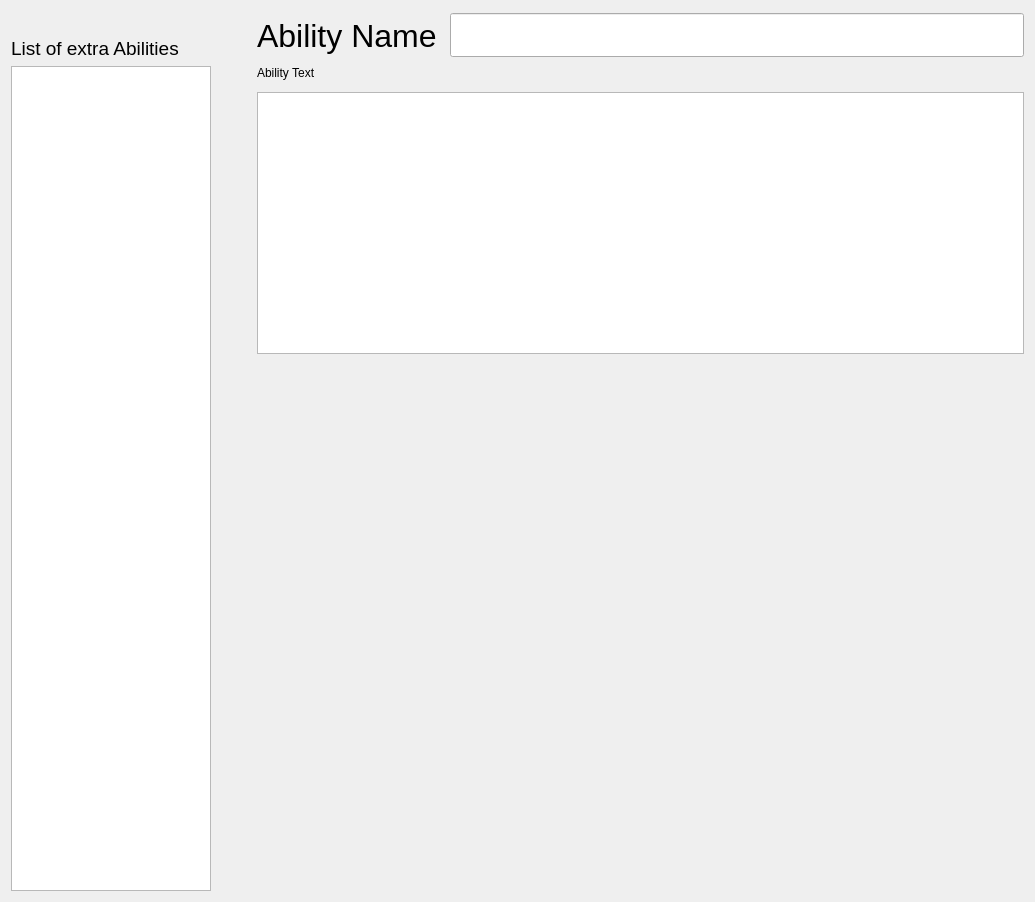
<?xml version="1.0" encoding="UTF-8"?>
<ui version="4.0">
 <class>Form</class>
 <widget class="QWidget" name="Form">
  <property name="geometry">
   <rect>
    <x>0</x>
    <y>0</y>
    <width>1035</width>
    <height>902</height>
   </rect>
  </property>
  <property name="windowTitle">
   <string>Form</string>
  </property>
  <layout class="QHBoxLayout" name="horizontalLayout">
   <item>
    <layout class="QGridLayout" name="gridLayout_7">
     <item row="4" column="0" rowspan="5">
      <widget class="QListWidget" name="list_abilities">
       <property name="minimumSize">
        <size>
         <width>175</width>
         <height>500</height>
        </size>
       </property>
       <property name="maximumSize">
        <size>
         <width>200</width>
         <height>16777215</height>
        </size>
       </property>
      </widget>
     </item>
     <item row="7" column="2">
      <spacer name="verticalSpacer_4">
       <property name="orientation">
        <enum>Qt::Vertical</enum>
       </property>
       <property name="sizeHint" stdset="0">
        <size>
         <width>20</width>
         <height>40</height>
        </size>
       </property>
      </spacer>
     </item>
     <item row="8" column="2">
      <spacer name="verticalSpacer_3">
       <property name="orientation">
        <enum>Qt::Vertical</enum>
       </property>
       <property name="sizeHint" stdset="0">
        <size>
         <width>20</width>
         <height>40</height>
        </size>
       </property>
      </spacer>
     </item>
     <item row="3" column="0">
      <widget class="QLabel" name="label_45">
       <property name="font">
        <font>
         <pointsize>14</pointsize>
        </font>
       </property>
       <property name="text">
        <string>List of extra Abilities</string>
       </property>
      </widget>
     </item>
     <item row="4" column="2">
      <widget class="QLabel" name="label_48">
       <property name="text">
        <string>Ability Text</string>
       </property>
      </widget>
     </item>
     <item row="6" column="2" colspan="4">
      <widget class="QTextEdit" name="ability_entry"/>
     </item>
     <item row="2" column="0">
      <spacer name="verticalSpacer_5">
       <property name="orientation">
        <enum>Qt::Vertical</enum>
       </property>
       <property name="sizeType">
        <enum>QSizePolicy::Preferred</enum>
       </property>
       <property name="sizeHint" stdset="0">
        <size>
         <width>20</width>
         <height>0</height>
        </size>
       </property>
      </spacer>
     </item>
     <item row="2" column="2" rowspan="2">
      <widget class="QLabel" name="label_47">
       <property name="font">
        <font>
         <pointsize>24</pointsize>
        </font>
       </property>
       <property name="text">
        <string>Ability Name</string>
       </property>
      </widget>
     </item>
     <item row="2" column="3" rowspan="2" colspan="3">
      <widget class="QLineEdit" name="ability_name">
       <property name="font">
        <font>
         <pointsize>24</pointsize>
        </font>
       </property>
      </widget>
     </item>
     <item row="2" column="1">
      <spacer name="horizontalSpacer_12">
       <property name="orientation">
        <enum>Qt::Horizontal</enum>
       </property>
       <property name="sizeType">
        <enum>QSizePolicy::Fixed</enum>
       </property>
       <property name="sizeHint" stdset="0">
        <size>
         <width>40</width>
         <height>20</height>
        </size>
       </property>
      </spacer>
     </item>
    </layout>
   </item>
  </layout>
 </widget>
 <resources/>
 <connections/>
</ui>
